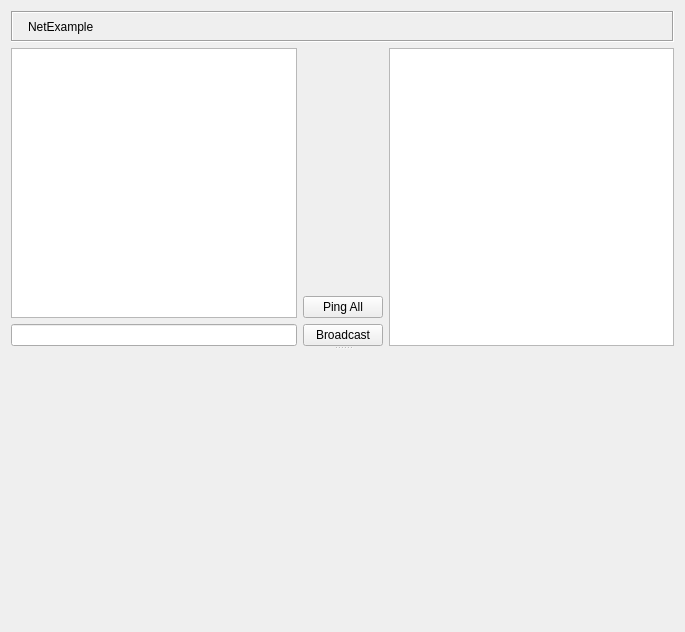
<?xml version="1.0" encoding="UTF-8"?>
<ui version="4.0">
 <class>NetExampleMainpage</class>
 <widget class="QWidget" name="NetExampleMainpage">
  <property name="geometry">
   <rect>
    <x>0</x>
    <y>0</y>
    <width>685</width>
    <height>632</height>
   </rect>
  </property>
  <property name="windowTitle">
   <string>Form</string>
  </property>
  <layout class="QVBoxLayout" name="verticalLayout_3">
   <item>
    <widget class="QFrame" name="titleBarFrame">
     <property name="sizePolicy">
      <sizepolicy hsizetype="Preferred" vsizetype="Maximum">
       <horstretch>0</horstretch>
       <verstretch>0</verstretch>
      </sizepolicy>
     </property>
     <property name="frameShape">
      <enum>QFrame::Box</enum>
     </property>
     <property name="frameShadow">
      <enum>QFrame::Sunken</enum>
     </property>
     <layout class="QHBoxLayout" name="horizontalLayout_2">
      <property name="leftMargin">
       <number>2</number>
      </property>
      <property name="topMargin">
       <number>2</number>
      </property>
      <property name="rightMargin">
       <number>2</number>
      </property>
      <property name="bottomMargin">
       <number>2</number>
      </property>
      <item>
       <widget class="QLabel" name="titleBarPixmap">
        <property name="maximumSize">
         <size>
          <width>32</width>
          <height>32</height>
         </size>
        </property>
        <property name="text">
         <string/>
        </property>
        <property name="pixmap">
         <pixmap resource="NetExample_images.qrc">:/images/Oxygen-plugin.ico</pixmap>
        </property>
        <property name="scaledContents">
         <bool>true</bool>
        </property>
       </widget>
      </item>
      <item>
       <widget class="StyledLabel" name="titleBarLabel">
        <property name="text">
         <string>NetExample</string>
        </property>
       </widget>
      </item>
      <item>
       <spacer>
        <property name="orientation">
         <enum>Qt::Horizontal</enum>
        </property>
        <property name="sizeHint" stdset="0">
         <size>
          <width>123</width>
          <height>13</height>
         </size>
        </property>
       </spacer>
      </item>
      <item>
       <widget class="QToolButton" name="helpButton">
        <property name="focusPolicy">
         <enum>Qt::NoFocus</enum>
        </property>
        <property name="icon">
         <iconset>
          <normaloff>:/icons/help_64.png</normaloff>:/icons/help_64.png</iconset>
        </property>
        <property name="checkable">
         <bool>true</bool>
        </property>
        <property name="autoRaise">
         <bool>true</bool>
        </property>
       </widget>
      </item>
     </layout>
    </widget>
   </item>
   <item>
    <widget class="QSplitter" name="splitter">
     <property name="orientation">
      <enum>Qt::Vertical</enum>
     </property>
     <widget class="QWidget" name="horizontalLayoutWidget">
      <layout class="QHBoxLayout" name="horizontalLayout">
       <item>
        <layout class="QVBoxLayout" name="verticalLayout_2">
         <item>
          <widget class="QListWidget" name="listWidget"/>
         </item>
         <item>
          <widget class="QLineEdit" name="msgInput"/>
         </item>
        </layout>
       </item>
       <item>
        <layout class="QVBoxLayout" name="verticalLayout">
         <item>
          <spacer name="verticalSpacer">
           <property name="orientation">
            <enum>Qt::Vertical</enum>
           </property>
           <property name="sizeHint" stdset="0">
            <size>
             <width>20</width>
             <height>40</height>
            </size>
           </property>
          </spacer>
         </item>
         <item>
          <widget class="QPushButton" name="pingAllButton">
           <property name="text">
            <string>Ping All</string>
           </property>
          </widget>
         </item>
         <item>
          <widget class="QPushButton" name="broadcastButton">
           <property name="text">
            <string>Broadcast</string>
           </property>
          </widget>
         </item>
        </layout>
       </item>
       <item>
        <widget class="QListWidget" name="netLogWidget"/>
       </item>
      </layout>
     </widget>
     <widget class="PaintWidget" name="paintWidget" native="true">
      <property name="minimumSize">
       <size>
        <width>0</width>
        <height>200</height>
       </size>
      </property>
     </widget>
    </widget>
   </item>
  </layout>
 </widget>
 <customwidgets>
  <customwidget>
   <class>PaintWidget</class>
   <extends>QWidget</extends>
   <header>gui/paintwidget.h</header>
   <container>1</container>
  </customwidget>
  <customwidget>
   <class>StyledLabel</class>
   <extends>QLabel</extends>
   <header>gui/common/StyledLabel.h</header>
  </customwidget>
 </customwidgets>
 <resources>
  <include location="NetExample_images.qrc"/>
 </resources>
 <connections/>
</ui>
